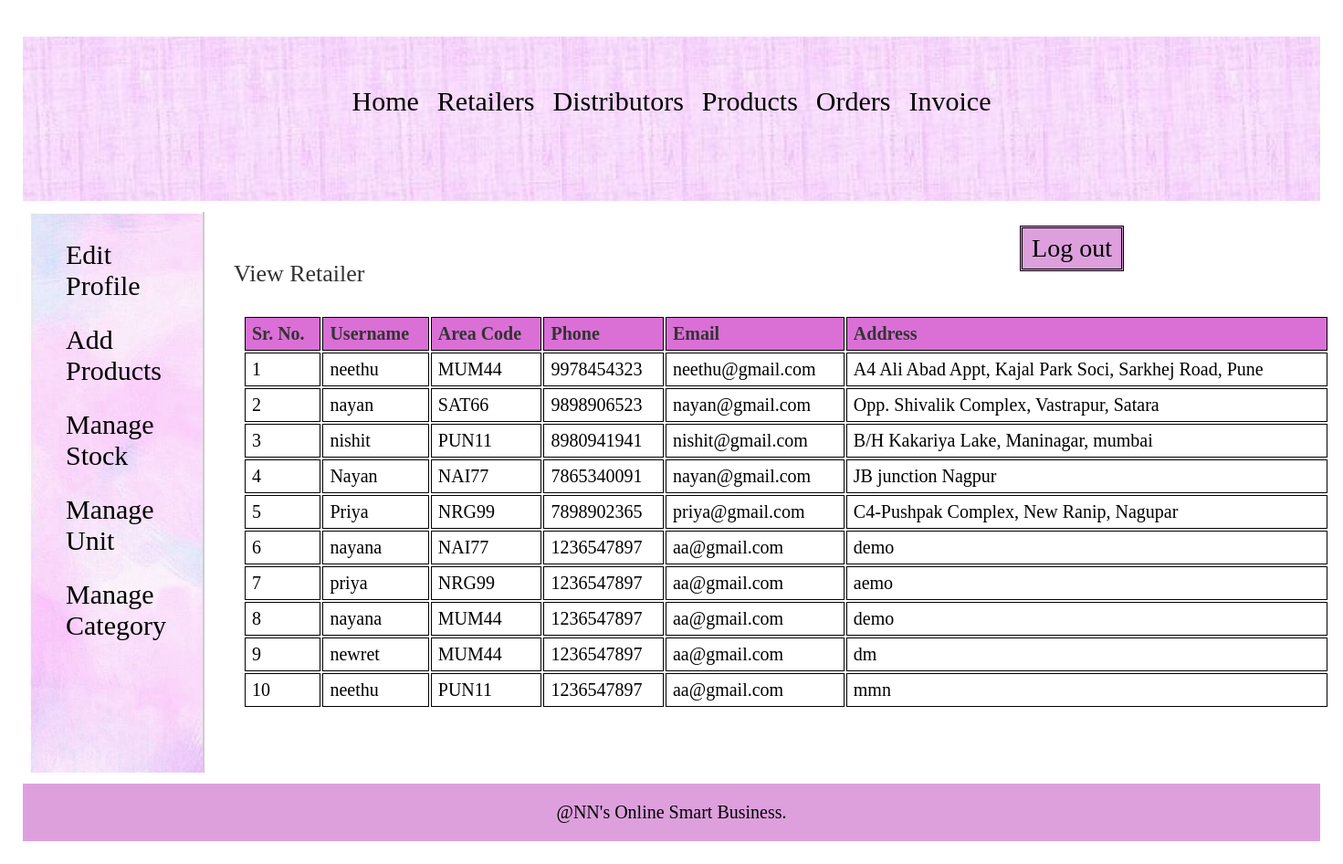
/manufacturer/view_retailer.php (signed in), run on the app's committed database.
### tables this page shows
CREATE TABLE `retailer` (
  `retailer_id` int(11) NOT NULL,
  `username` varchar(25) NOT NULL,
  `password` varchar(25) NOT NULL,
  `address` varchar(200) NOT NULL,
  `area_id` int(11) NOT NULL,
  `phone` varchar(10) NOT NULL,
  `email` varchar(50) DEFAULT NULL
);

CREATE TABLE `area` (
  `area_id` int(11) NOT NULL,
  `area_name` varchar(50) NOT NULL,
  `area_code` varchar(10) NOT NULL
);

### manufacturer/view_retailer.php (the view, shortened to what this page needs)
<?php
	include("../includes/config.php");
include("translate.php");
	if(isset($_SESSION['manufacturer_login'])) {
		if($_SESSION['manufacturer_login'] == true) {
			$query_selectRetailer = "SELECT * FROM retailer,area WHERE retailer.area_id=area.area_id";
			$result_selectRetailer = mysqli_query($con,$query_selectRetailer);
		}
		else {
			header('Location:../index.php');
		}
	}
	else {
		header('Location:../index.php');
	}
?>
<!DOCTYPE html>
<html>
<head>
	<link rel="stylesheet" href="../includes/main_style_sto.css" >
</head>
<body>
	<?php
		include("../includes/nav_manufacturer.inc.php");
		include("../includes/aside_manufacturer.inc.php");
	?>
	<section>
		<h1>View Retailer</h1>
		<form action="" method="POST" class="form">
		<table class="table_displayData">
			<tr>
				<th>Sr. No.</th>
				<th>Username</th>
				<th>Area Code</th>
				<th>Phone</th>
				<th>Email</th>
				<th>Address</th>
			</tr>
			<?php $i=1; while($row_selectRetailer = mysqli_fetch_array($result_selectRetailer)) { ?>
			<tr>
				<td> <?php echo $i; ?> </td>
				<td> <?php echo $row_selectRetailer['username']; ?> </td>
				<td> <?php echo $row_selectRetailer['area_code']; ?> </td>
				<td> <?php echo $row_selectRetailer['phone']; ?> </td>
				<td> <?php echo $row_selectRetailer['email']; ?> </td>
				<td> <?php echo $row_selectRetailer['address']; ?> </td>
			</tr>
			<?php $i++; } ?>
		</table>
		</form>
	</section>
	<?php
		include("../includes/footer.inc.php");
	?>
</body>
</html>

### includes/main_style_sto.css (style rules this page uses)
* { font-family: Georgia, serif; margin:5px; padding:5px; }
section { width:1000px; padding:10px; padding-bottom:40px; }
section h1 { margin-bottom:10px; font-weight:normal; color:#333; font-size: 26px; }
table { border-collapse: separate; width:125%; }
.table_displayData td, .table_displayData th { border:1.5px solid black; padding: 6px 7px; text-align: left; background-color:#; }
.table_displayData th { background-color:#DA70D6 ; color:#333; }

### includes/nav_manufacturer.inc.php (style rules this page uses)
body { font-family: Arial, Helvetica, sans-serif; }
* { box-sizing: border-box; }

### data on the page
retailer: username "neethu", area.area_code "MUM44", phone "9978454323", email "neethu@gmail.com", address "A4 Ali Abad Appt, Kajal Park Soci, Sarkhej Road, Pune"
retailer: username "nayan", area.area_code "SAT66", phone "9898906523", email "nayan@gmail.com", address "Opp. Shivalik Complex, Vastrapur, Satara"
retailer: username "nishit", area.area_code "PUN11", phone "8980941941", email "nishit@gmail.com", address "B/H Kakariya Lake, Maninagar, mumbai"
retailer: username "Nayan", area.area_code "NAI77", phone "7865340091", email "nayan@gmail.com", address "JB junction Nagpur"
retailer: username "Priya", area.area_code "NRG99", phone "7898902365", email "priya@gmail.com", address "C4-Pushpak Complex, New Ranip, Nagupar"
retailer: username "nayana", area.area_code "NAI77", phone "1236547897", email "aa@gmail.com", address "demo"
retailer: username "priya", area.area_code "NRG99", phone "1236547897", email "aa@gmail.com", address "aemo"
retailer: username "nayana", area.area_code "MUM44", phone "1236547897", email "aa@gmail.com", address "demo"
retailer: username "newret", area.area_code "MUM44", phone "1236547897", email "aa@gmail.com", address "dm"
retailer: username "neethu", area.area_code "PUN11", phone "1236547897", email "aa@gmail.com", address "mmn"
